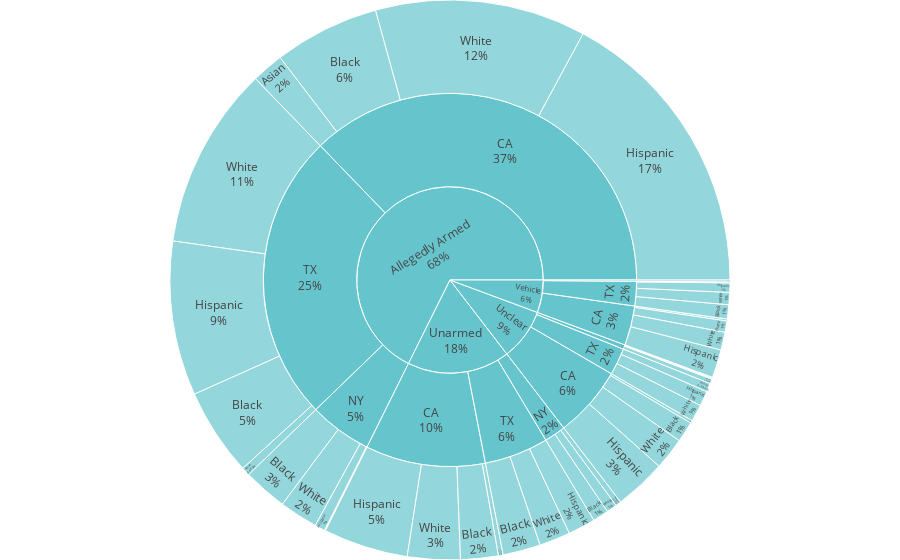

Write notebook code for a chart like this one.
### Code cell
df = clean(df_orig)

fig = px.sunburst(
    data_frame=df,
    path=["Unarmed", 'State', "Victim's race"],  # Root, branches, leaves
    # color="Unarmed",
    color_discrete_sequence=px.colors.qualitative.Pastel,
    maxdepth=-1,                        # set the sectors rendered. -1 will render all levels in the hierarchy
    color="Victim's age",
    color_continuous_scale=px.colors.sequential.BuGn,
    range_color=[10,100],

    # branchvalues="total",               # or 'remainder'
    # hover_name="Unarmed",
    # # hover_data={'Unarmed': False},    # remove column name from tooltip  (Plotly version >= 4.8.0)
    # title="7-year Breakdown of Deaths by Police",
    # template='ggplot2',               # 'ggplot2', 'seaborn', 'simple_white', 'plotly',
    #                                   # 'plotly_white', 'plotly_dark', 'presentation',
    #                                   # 'xgridoff', 'ygridoff', 'gridon', 'none'
)

fig.update_traces(textinfo='label+percent entry')
fig.update_layout(margin=dict(t=0, l=0, r=0, b=0))

fig.show()

### Figure 1 — Plotly figure (JSON) as saved in the notebook; plotly's stock layout.template omitted (floating-point values rounded to 4 significant figures)
{"data": [{"branchvalues": "total", "customdata": [["(?)"], ["(?)"], ["(?)"], ["(?)"], ["(?)"], ["(?)"], ["(?)"], ["(?)"], ["(?)"], ["(?)"], ["(?)"], ["(?)"], ["(?)"], ["(?)"], ["(?)"], ["(?)"], ["(?)"], ["(?)"], ["(?)"], ["(?)"], ["(?)"], ["(?)"], ["(?)"], ["(?)"], ["(?)"], ["(?)"], ["(?)"], ["(?)"], ["(?)"], ["(?)"], ["(?)"], ["(?)"], ["(?)"], ["(?)"], ["(?)"], ["(?)"], ["(?)"], ["(?)"], ["(?)"], ["31"], ["(?)"], ["(?)"], ["38"], ["(?)"], ["(?)"], ["51"], ["(?)"], ["(?)"], ["(?)"], ["(?)"], ["(?)"], ["(?)"], ["(?)"], ["(?)"], ["(?)"], ["28"], ["(?)"]], "domain": {"x": [0, 1], "y": [0, 1]}, "hovertemplate": "labels=%{label}<br>count=%{value}<br>parent=%{parent}<br>id=%{id}<br>Victim's age=%{customdata[0]}<extra></extra>", "ids": ["Allegedly Armed/NY", "Unclear/CA", "Unarmed/TX/White", "Unarmed/CA", "Unarmed/TX/Hispanic", "Unarmed/CA/Asian", "Unclear", "Unclear/NY", "Allegedly Armed/TX/Asian", "Vehicle/TX/Black", "Unclear/TX/Black", "Allegedly Armed/NY/Hispanic", "Unarmed/TX/Black", "Vehicle/CA", "Allegedly Armed/CA/White", "Unclear/TX/Hispanic", "Allegedly Armed/TX/White", "Allegedly Armed/CA/Asian", "Unclear/TX", "Unarmed/CA/Black", "Vehicle", "Unarmed/TX", "Vehicle/TX/White", "Unarmed/CA/Hispanic", "Vehicle/TX", "Unarmed/NY/Hispanic", "Unclear/TX/White", "Vehicle/NY/Black", "Allegedly Armed", "Unarmed/NY/Black", "Vehicle/TX/Hispanic", "Allegedly Armed/TX/Black", "Unclear/CA/Hispanic", "Vehicle/CA/Hispanic", "Allegedly Armed/TX/Hispanic", "Unclear/CA/White", "Unclear/CA/Asian", "Allegedly Armed/CA", "Unarmed/CA/White", "Allegedly Armed/NY/Asian", "Unarmed", "Allegedly Armed/CA/Hispanic", "Vehicle/TX/Asian", "Allegedly Armed/TX", "Vehicle/CA/Black", "Unclear/NY/Hispanic", "Unclear/CA/Black", "Allegedly Armed/NY/White", "Vehicle/CA/White", "Unarmed/NY/White", "Allegedly Armed/NY/Black", "Allegedly Armed/CA/Black", "Unclear/NY/Black", "Vehicle/CA/Asian", "Vehicle/NY", "Unclear/NY/White", "Unarmed/NY"], "labels": ["NY", "CA", "White", "CA", "Hispanic", "Asian", "Unclear", "NY", "Asian", "Black", "Black", "Hispanic", "Black", "CA", "White", "Hispanic", "White", "Asian", "TX", "Black", "Vehicle", "TX", "White", "Hispanic", "TX", "Hispanic", "White", "Black", "Allegedly Armed", "Black", "Hispanic", "Black", "Hispanic", "Hispanic", "Hispanic", "White", "Asian", "CA", "White", "Asian", "Unarmed", "Hispanic", "Asian", "TX", "Black", "Hispanic", "Black", "White", "White", "White", "Black", "Black", "Black", "Asian", "NY", "White", "NY"], "marker": {"colors": ["rgb(102, 197, 204)", "rgb(102, 197, 204)", "rgb(102, 197, 204)", "rgb(102, 197, 204)", "rgb(102, 197, 204)", "rgb(102, 197, 204)", "rgb(102, 197, 204)", "rgb(102, 197, 204)", "rgb(102, 197, 204)", "rgb(102, 197, 204)", "rgb(102, 197, 204)", "rgb(102, 197, 204)", "rgb(102, 197, 204)", "rgb(102, 197, 204)", "rgb(102, 197, 204)", "rgb(102, 197, 204)", "rgb(102, 197, 204)", "rgb(102, 197, 204)", "rgb(102, 197, 204)", "rgb(102, 197, 204)", "rgb(102, 197, 204)", "rgb(102, 197, 204)", "rgb(102, 197, 204)", "rgb(102, 197, 204)", "rgb(102, 197, 204)", "rgb(102, 197, 204)", "rgb(102, 197, 204)", "rgb(102, 197, 204)", "rgb(102, 197, 204)", "rgb(102, 197, 204)", "rgb(102, 197, 204)", "rgb(102, 197, 204)", "rgb(102, 197, 204)", "rgb(102, 197, 204)", "rgb(102, 197, 204)", "rgb(102, 197, 204)", "rgb(102, 197, 204)", "rgb(102, 197, 204)", "rgb(102, 197, 204)", "rgb(246, 207, 113)", "rgb(102, 197, 204)", "rgb(102, 197, 204)", "rgb(248, 156, 116)", "rgb(102, 197, 204)", "rgb(102, 197, 204)", "rgb(220, 176, 242)", "rgb(102, 197, 204)", "rgb(102, 197, 204)", "rgb(102, 197, 204)", "rgb(102, 197, 204)", "rgb(102, 197, 204)", "rgb(102, 197, 204)", "rgb(102, 197, 204)", "rgb(102, 197, 204)", "rgb(102, 197, 204)", "rgb(135, 197, 95)", "rgb(102, 197, 204)"]}, "maxdepth": -1, "name": "", "parents": ["Allegedly Armed", "Unclear", "Unarmed/TX", "Unarmed", "Unarmed/TX", "Unarmed/CA", "", "Unclear", "Allegedly Armed/TX", "Vehicle/TX", "Unclear/TX", "Allegedly Armed/NY", "Unarmed/TX", "Vehicle", "Allegedly Armed/CA", "Unclear/TX", "Allegedly Armed/TX", "Allegedly Armed/CA", "Unclear", "Unarmed/CA", "", "Unarmed", "Vehicle/TX", "Unarmed/CA", "Vehicle", "Unarmed/NY", "Unclear/TX", "Vehicle/NY", "", "Unarmed/NY", "Vehicle/TX", "Allegedly Armed/TX", "Unclear/CA", "Vehicle/CA", "Allegedly Armed/TX", "Unclear/CA", "Unclear/CA", "Allegedly Armed", "Unarmed/CA", "Allegedly Armed/NY", "", "Allegedly Armed/CA", "Vehicle/TX", "Allegedly Armed", "Vehicle/CA", "Unclear/NY", "Unclear/CA", "Allegedly Armed/NY", "Vehicle/CA", "Unarmed/NY", "Allegedly Armed/NY", "Allegedly Armed/CA", "Unclear/NY", "Vehicle/CA", "Vehicle", "Unclear/NY", "Unarmed"], "textinfo": "label+percent entry", "type": "sunburst", "values": [100, 114, 33, 191, 29, 5, 164, 7, 9, 15, 9, 11, 40, 63, 224, 16, 194, 34, 43, 40, 104, 102, 13, 90, 39, 6, 18, 2, 1245, 17, 10, 93, 55, 30, 164, 34, 3, 685, 56, 1, 327, 315, 1, 460, 12, 1, 22, 41, 19, 11, 47, 112, 5, 2, 2, 1, 34]}], "layout": {"legend": {"tracegroupgap": 0}, "margin": {"b": 0, "l": 0, "r": 0, "t": 0}, "sunburstcolorway": ["rgb(102, 197, 204)", "rgb(246, 207, 113)", "rgb(248, 156, 116)", "rgb(220, 176, 242)", "rgb(135, 197, 95)", "rgb(158, 185, 243)", "rgb(254, 136, 177)", "rgb(201, 219, 116)", "rgb(139, 224, 164)", "rgb(180, 151, 231)", "rgb(179, 179, 179)"]}}
